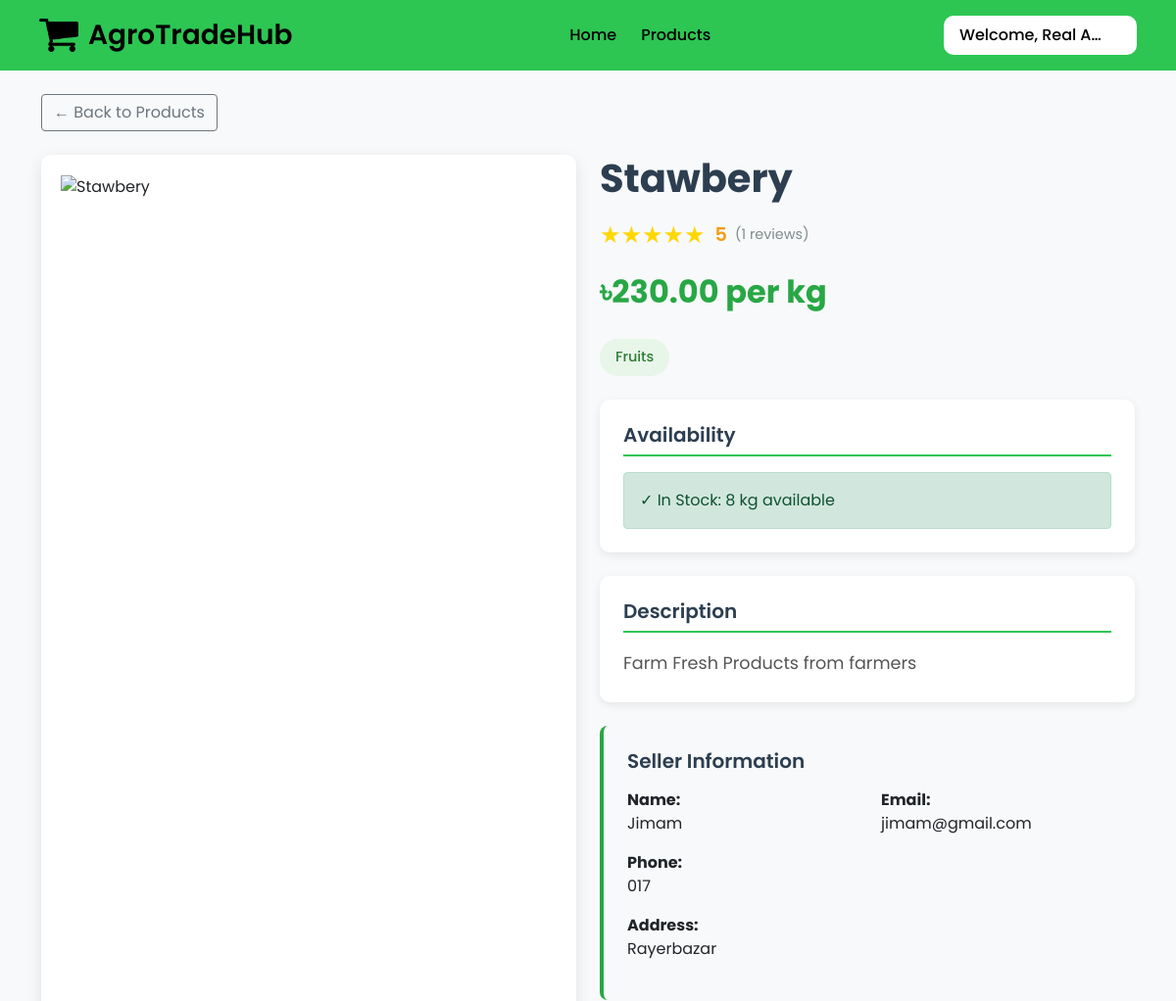
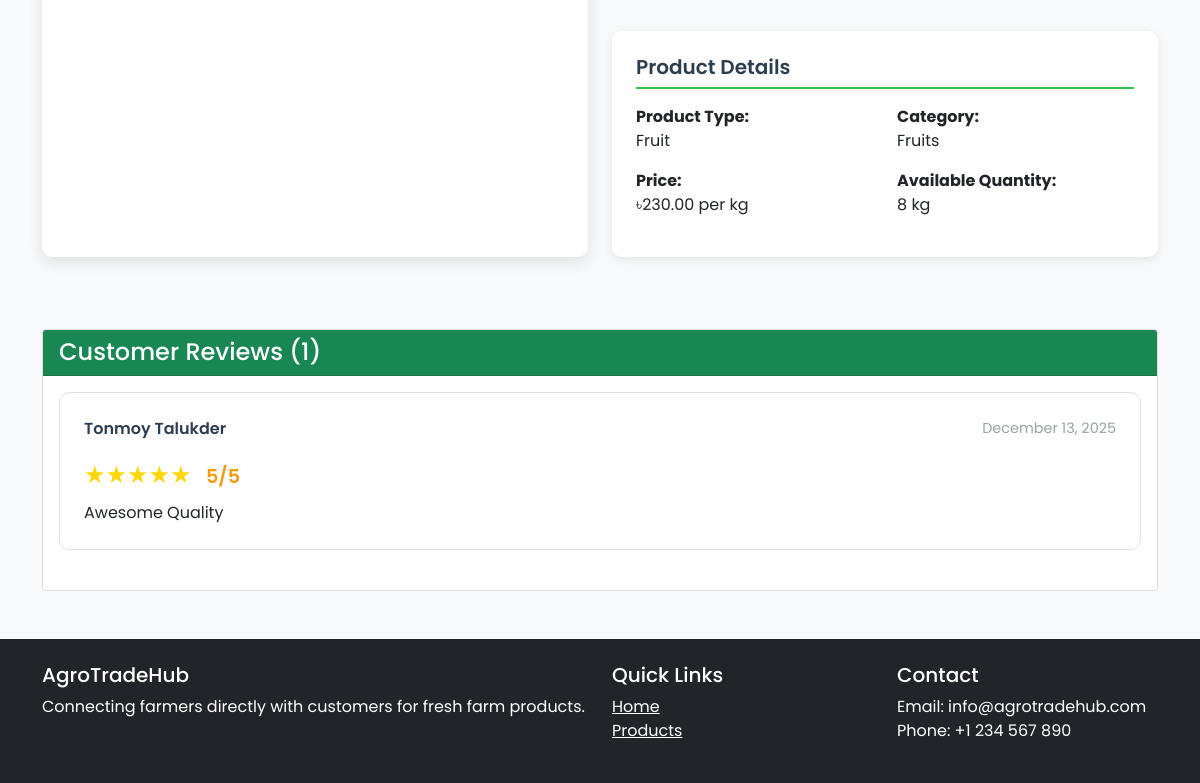
Page /product_details.php?id=15 (signed in) on the committed database (2 pictures, top to bottom).
### tables this page shows
CREATE TABLE `products` (
  `id` int(11) NOT NULL,
  `seller_id` int(11) NOT NULL,
  `category_id` int(11) NOT NULL,
  `name` varchar(255) NOT NULL,
  `description` text DEFAULT NULL,
  `price` decimal(10,2) NOT NULL,
  `quantity` int(11) NOT NULL,
  `image_url` varchar(255) DEFAULT NULL,
  `product_type` enum('vegetable','grain','fruit','fish','meat','dairy') NOT NULL,
  `is_available` tinyint(1) DEFAULT 1,
  `created_at` timestamp NOT NULL DEFAULT current_timestamp()
);

CREATE TABLE `categories` (
  `id` int(11) NOT NULL,
  `name` varchar(100) NOT NULL,
  `description` text DEFAULT NULL,
  `created_at` timestamp NOT NULL DEFAULT current_timestamp()
);

CREATE TABLE `users` (
  `id` int(11) NOT NULL,
  `username` varchar(50) NOT NULL,
  `email` varchar(100) NOT NULL,
  `password` varchar(255) NOT NULL,
  `user_type` enum('customer','seller','admin') NOT NULL,
  `full_name` varchar(100) NOT NULL,
  `phone` varchar(20) DEFAULT NULL,
  `address` text DEFAULT NULL,
  `created_at` timestamp NOT NULL DEFAULT current_timestamp(),
  `is_banned` tinyint(1) DEFAULT 0
);

CREATE TABLE `reviews` (
  `id` int(11) NOT NULL,
  `product_id` int(11) NOT NULL,
  `customer_id` int(11) NOT NULL,
  `rating` int(11) NOT NULL,
  `comment` text DEFAULT NULL,
  `created_at` timestamp NOT NULL DEFAULT current_timestamp()
);

### product_details.php (the view, shortened to what this page needs)
<?php
$db = new Database();
$conn = $db->getConnection();
$product_id = isset($_GET['id']) ? intval($_GET['id']) : 0;
$product = null;
$average_rating = 0;
$reviews = [];
$review_count = 0;
if ($product_id > 0 && $conn) {
    try {
        $product_query = "SELECT p.*, u.full_name as seller_name, u.email as seller_email,
                                 u.phone as seller_phone, u.address as seller_address,
                                 c.name as category_name
                          FROM products p
                          JOIN users u ON p.seller_id = u.id
                          JOIN categories c ON p.category_id = c.id
                          WHERE p.id = ? AND p.is_available = 1";
        $stmt = $conn->prepare($product_query);
        $stmt->execute([$product_id]);
        $product = $stmt->fetch(PDO::FETCH_ASSOC);
        if ($product) {
            $review_query = "SELECT r.*, u.full_name as customer_name
                             FROM reviews r
                             JOIN users u ON r.customer_id = u.id
                             WHERE r.product_id = ?
                             ORDER BY r.created_at DESC";
            $stmt2 = $conn->prepare($review_query);
            $stmt2->execute([$product_id]);
            $reviews = $stmt2->fetchAll(PDO::FETCH_ASSOC);
            $review_count = count($reviews);
            if ($review_count > 0) {
                $total_rating = 0;
                foreach ($reviews as $review) {
                    $total_rating += $review['rating'];
                }
                $average_rating = round($total_rating / $review_count, 1);
            }
        }
    } catch (Exception $e) {
        error_log("Error fetching product details: " . $e->getMessage());
    }
}
?>
<!DOCTYPE html>
<html lang="en">
<head>
    <link href="https://cdn.jsdelivr.net/npm/bootstrap@5.1.3/dist/css/bootstrap.min.css" rel="stylesheet">
</head>
<body>
    <div class="navbar">
        <div class="logo">
            <img src="images/cart.png" alt="AgroTradeHub Logo" class="logo-icon">
            AgroTradeHub
        </div>
        <div class="nav-links">
            <a href="index.php">Home</a>
            <a href="products.php" class="active">Products</a>
        </div>
        <div class="auth-buttons">
            <?php if(isset($_SESSION['user_id'])): ?>
                <div class="dropdown">
                    <button class="dropbtn">
                        <span class="user-welcome">Welcome, <?php echo htmlspecialchars($_SESSION['full_name']); ?></span>
                    </button>
                </div>
            <?php endif; ?>
        </div>
    </div>
    <div class="container mt-4 mb-5">
        <a href="products.php" class="btn btn-outline-secondary mb-4">
            ← Back to Products
        </a>
        <div class="row">
            <div class="col-lg-6 mb-4">
                <div class="product-image-container">
                    <img src="<?php echo htmlspecialchars($product['image_url']); ?>"
                         alt="<?php echo htmlspecialchars($product['name']); ?>"
                         class="product-main-image"
                         onerror="this.src='https://images.unsplash.com/photo-1542838132-92c53300491e?w=600&h=400&fit=crop'">
                </div>
            </div>
            <div class="col-lg-6">
                <h1 class="product-title"><?php echo htmlspecialchars($product['name']); ?></h1>
                <div class="d-flex align-items-center mb-3">
                    <div class="rating-stars">
                        <?php
                        $full_stars = floor($average_rating);
                        $has_half_star = ($average_rating - $full_stars) >= 0.5;
                        for($i = 1; $i <= 5; $i++):
                            if($i <= $full_stars):
                                echo '★';
                            elseif($i == $full_stars + 1 && $has_half_star):
                                echo '★';
                            else:
                                echo '☆';
                            endif;
                        endfor;
                        ?>
                    </div>
                    <span class="rating-value"><?php echo $average_rating; ?></span>
                    <span class="rating-count ms-2">(<?php echo $review_count; ?> reviews)</span>
                </div>
                <div class="product-price">
                    ৳<?php echo number_format($product['price'], 2); ?> per kg
                </div>
                <div class="product-category">
                    <?php echo htmlspecialchars($product['category_name']); ?>
                </div>
                <div class="info-box">
                    <h5 class="info-box-title">Availability</h5>
                    <div class="alert <?php echo $product['quantity'] > 0 ? 'alert-success' : 'alert-danger'; ?> mb-0">
                        <?php echo $product['quantity'] > 0 ? '✓ In Stock: ' . $product['quantity'] . ' kg available' : '✗ Out of Stock'; ?>
                    </div>
                </div>
                <div class="info-box">
                    <h5 class="info-box-title">Description</h5>
                    <p class="product-description mb-0"><?php echo nl2br(htmlspecialchars($product['description'])); ?></p>
                </div>
                <div class="seller-info-card">
                    <h5 class="seller-info-title">Seller Information</h5>
                    <div class="row">
                        <div class="col-md-6">
                            <p><strong>Name:</strong><br><?php echo htmlspecialchars($product['seller_name']); ?></p>
                        </div>
                        <div class="col-md-6">
                            <p><strong>Email:</strong><br><?php echo htmlspecialchars($product['seller_email']); ?></p>
                        </div>
                    </div>
                    <?php if(!empty($product['seller_phone'])): ?>
                        <div class="row">
                            <div class="col-md-6">
                                <p><strong>Phone:</strong><br><?php echo htmlspecialchars($product['seller_phone']); ?></p>
                            </div>
                        </div>
                    <?php endif; ?>
                    <?php if(!empty($product['seller_address'])): ?>
                        <div class="row">
                            <div class="col-12">
                                <p><strong>Address:</strong><br><?php echo htmlspecialchars($product['seller_address']); ?></p>
                            </div>
                        </div>
                    <?php endif; ?>
                </div>
                <div class="info-box">
                    <h5 class="info-box-title">Product Details</h5>
                    <div class="row">
                        <div class="col-md-6">
                            <p><strong>Product Type:</strong><br><?php echo htmlspecialchars(ucfirst($product['product_type'])); ?></p>
                        </div>
                        <div class="col-md-6">
                            <p><strong>Category:</strong><br><?php echo htmlspecialchars($product['category_name']); ?></p>
                        </div>
                        <div class="col-md-6">
                            <p><strong>Price:</strong><br>৳<?php echo number_format($product['price'], 2); ?> per kg</p>
                        </div>
                        <div class="col-md-6">
                            <p><strong>Available Quantity:</strong><br><?php echo $product['quantity']; ?> kg</p>
                        </div>
                    </div>
                </div>
            </div>
        </div>
        <div class="row mt-5">
            <div class="col-12">
                <div class="card">
                    <div class="card-header bg-success text-white">
                        <h4 class="mb-0">Customer Reviews (<?php echo $review_count; ?>)</h4>
                    </div>
                    <div class="card-body">
                        <?php if($review_count > 0): ?>
                            <?php foreach($reviews as $review): ?>
                                <div class="review-card">
                                    <div class="review-header">
                                        <div class="reviewer-name">
                                            <?php echo htmlspecialchars($review['customer_name']); ?>
                                        </div>
                                        <div class="review-date">
                                            <?php echo date('F j, Y', strtotime($review['created_at'])); ?>
                                        </div>
                                    </div>
                                    <div class="rating-stars mb-2">
                                        <?php
                                        for($i = 1; $i <= 5; $i++):
                                            if($i <= $review['rating']):
                                                echo '★';
                                            else:
                                                echo '☆';
                                            endif;
                                        endfor;
                                        ?>
                                        <span class="rating-value ms-2"><?php echo $review['rating']; ?>/5</span>
                                    </div>
                                    <?php if(!empty($review['comment'])): ?>
                                        <p class="mb-0"><?php echo nl2br(htmlspecialchars($review['comment'])); ?></p>
                                    <?php endif; ?>
                                </div>
                            <?php endforeach; ?>
                        <?php else: ?>
                            <div class="no-reviews">
                                <p class="mb-3">No reviews yet for this product.</p>
                            </div>
                        <?php endif; ?>
                    </div>
                </div>
            </div>
        </div>
    </div>
    <footer class="bg-dark text-white mt-5">
        <div class="container py-4">
            <div class="row">
                <div class="col-md-6">
                    <h5>AgroTradeHub</h5>
                    <p>Connecting farmers directly with customers for fresh farm products.</p>
                </div>
                <div class="col-md-3">
                    <h5>Quick Links</h5>
                    <ul class="list-unstyled">
                        <li><a href="index.php" class="text-white">Home</a></li>
                        <li><a href="products.php" class="text-white">Products</a></li>
                    </ul>
                </div>
                <div class="col-md-3">
                    <h5>Contact</h5>
                    <p>Email: info@agrotradehub.com<br>Phone: +1 234 567 890</p>
                </div>
            </div>
        </div>
    </footer>
</body>
</html>

### product_details.php (style rules this page uses)
body { font-family: 'Poppins', sans-serif; background-color: #f8f9fa; margin: 0; }
.navbar { background: #2DC653; padding: 15px 40px; display: flex; align-items: center; color: #000000; justify-content: space-between; width: 100%; box-sizing: border-box; position: sticky; top: 0; z-index: 1000; }
.logo { display: flex; align-items: center; gap: 10px; font-size: 28px; font-weight: 600; margin-right: 45px; white-space: nowrap; }
.logo-icon { width: 40px; height: 40px; object-fit: contain; }
.nav-links { display: flex; align-items: center; gap: 25px; flex-wrap: wrap; }
.nav-links a { text-decoration: none; color: #000000; font-size: 16px; font-weight: 500; transition: color 0.3s; white-space: nowrap; }
.nav-links a.active { color: #000000; font-weight: 500; }
.auth-buttons { display: flex; gap: 15px; align-items: center; flex-shrink: 0; }
.dropdown { position: relative; display: inline-block; }
.dropbtn { padding: 8px 16px; border: none; cursor: pointer; border-radius: 10px; background: #ffffff; color: #000000; font-weight: 500; transition: all 0.3s; display: flex; align-items: center; justify-content: center; gap: 5px; white-space: nowrap; min-width: max-content; }
.user-welcome { color: #000000; font-weight: 500; margin-right: 15px; white-space: nowrap; overflow: hidden; text-overflow: ellipsis; max-width: 150px; }
.product-image-container { border-radius: 10px; overflow: hidden; box-shadow: 0 5px 15px rgba(0,0,0,0.1); background: white; padding: 20px; height: 100%; }
.product-main-image { width: 100%; height: 400px; object-fit: contain; }
.product-title { font-size: 2.5rem; font-weight: 700; color: #2c3e50; margin-bottom: 1rem; }
.product-price { font-size: 2rem; color: #28a745; font-weight: 700; margin-bottom: 1.5rem; }
.product-category { display: inline-block; background-color: #e8f5e9; color: #2e7d32; padding: 8px 16px; border-radius: 20px; font-size: 0.9rem; font-weight: 500; margin-bottom: 1.5rem; }
.product-description { font-size: 1.1rem; line-height: 1.8; color: #555; margin-bottom: 2rem; }
.seller-info-card { background-color: #f8f9fa; border-left: 4px solid #28a745; border-radius: 8px; padding: 1.5rem; margin-bottom: 2rem; }
.seller-info-title { color: #2c3e50; font-weight: 600; margin-bottom: 1rem; }
.rating-stars { color: #FFD700; font-size: 1.5rem; margin-right: 10px; }
.rating-value { font-size: 1.2rem; font-weight: 600; color: #f39c12; }
.rating-count { color: #7f8c8d; font-size: 0.9rem; }
.review-card { border: 1px solid #dee2e6; border-radius: 10px; padding: 1.5rem; margin-bottom: 1.5rem; background: white; }
.review-header { display: flex; justify-content: space-between; align-items: center; margin-bottom: 1rem; }
.reviewer-name { font-weight: 600; color: #2c3e50; }
.review-date { color: #95a5a6; font-size: 0.9rem; }
.info-box { background: white; border-radius: 10px; padding: 1.5rem; margin-bottom: 1.5rem; box-shadow: 0 3px 10px rgba(0,0,0,0.08); }
.info-box-title { color: #2c3e50; font-weight: 600; margin-bottom: 1rem; border-bottom: 2px solid #2DC653; padding-bottom: 0.5rem; }

### rows in the picture
products: name "Stawbery", price "230.00", category.name "Fruits", quantity "8", description "Farm Fresh Products from farmers", seller.full_name "Jimam", seller.email "jimam@gmail.com", seller.phone "017", seller.address "Rayerbazar", product_type "Fruit"
reviews: customer.full_name "Tonmoy Talukder", created_at "December 13, 2025", rating "5", comment "Awesome Quality"

### other values in the picture
$_SESSION['full_name'] "Real A…"
$average_rating "5"
$review_count "1"
